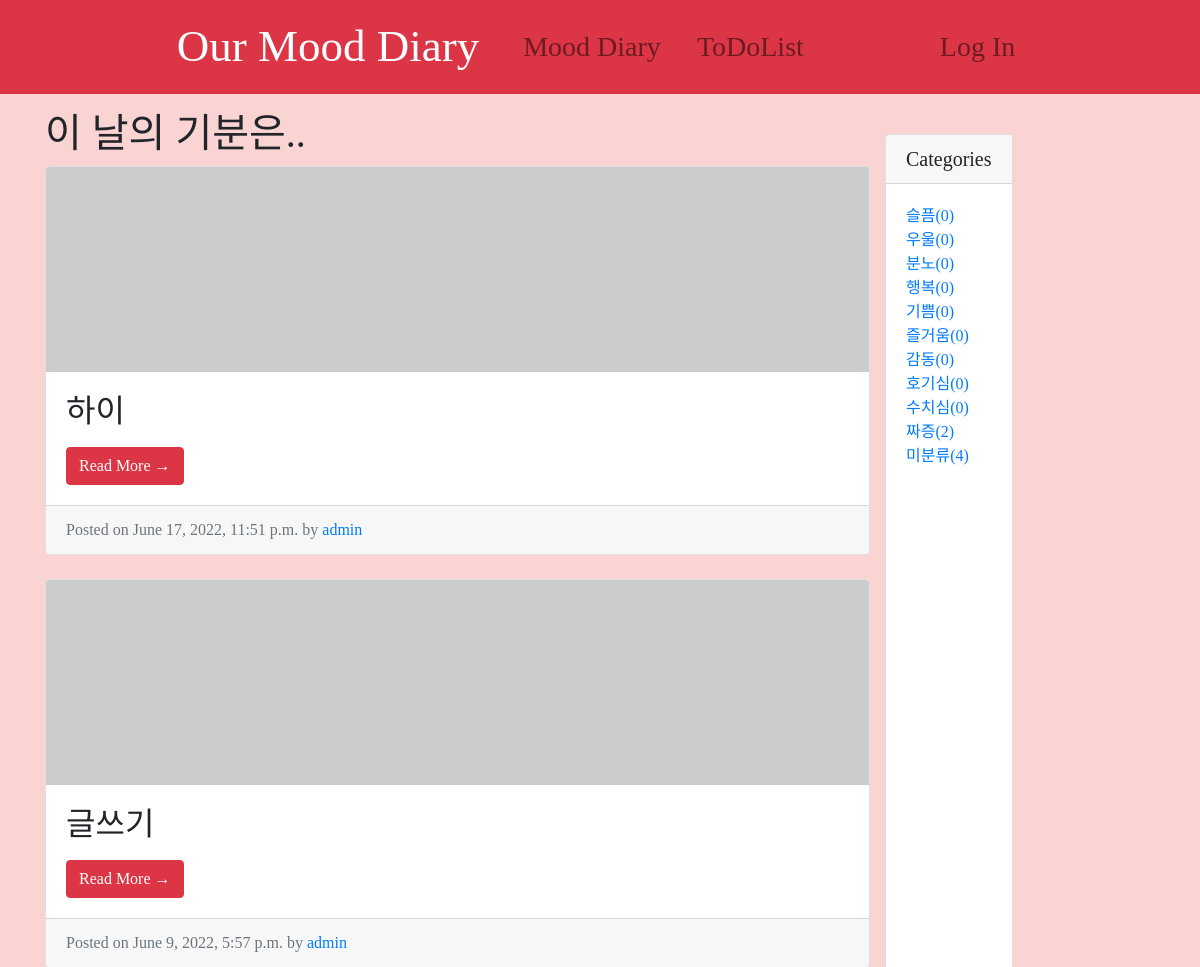
/diary/ (upper part), run on an earlier commit of the app's database.
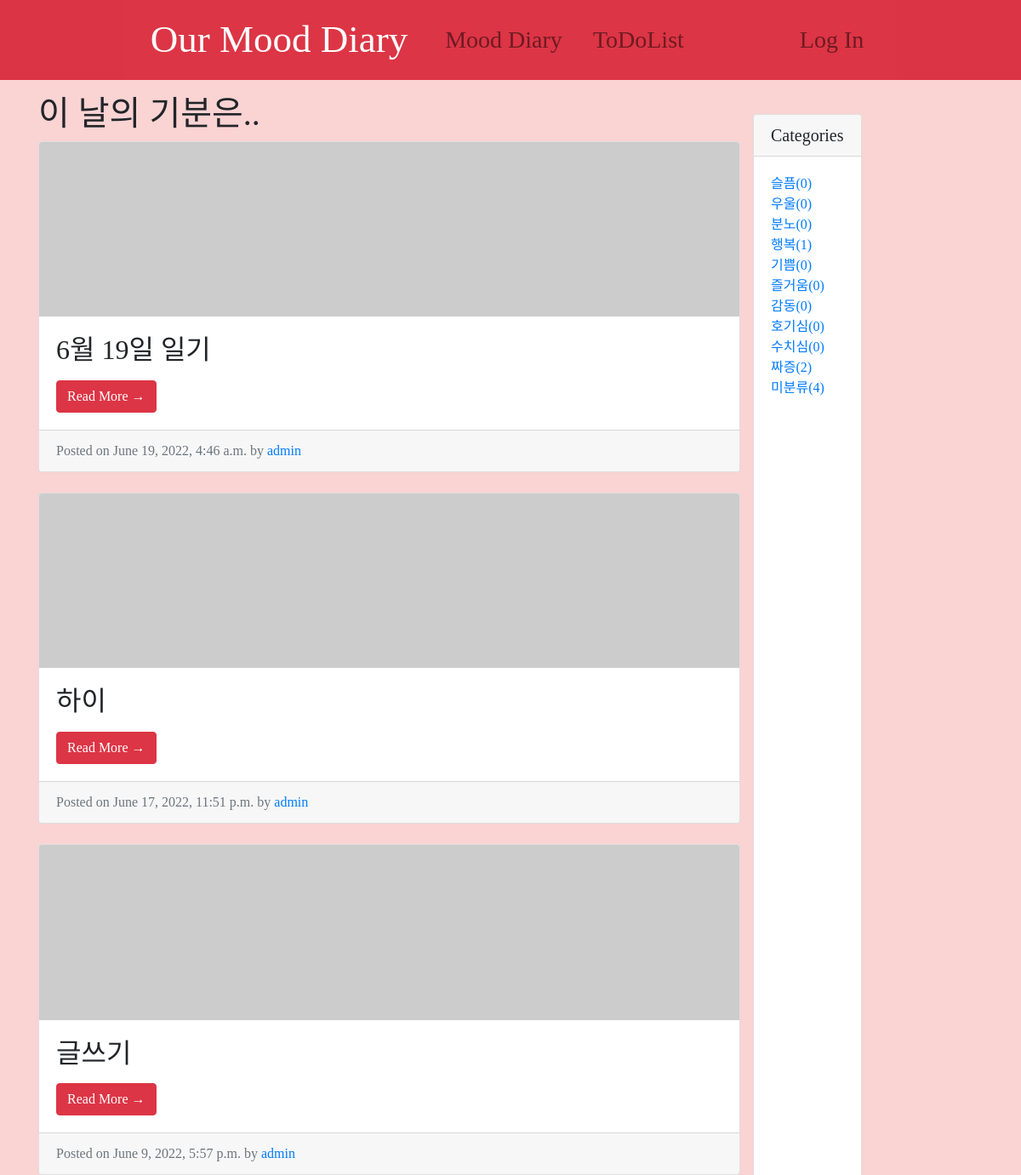
And on a later commit of the database.
### diary/models.py (models this page shows, shortened)
class Post(models.Model):
    title = models.CharField(max_length=30)
    tags = models.ManyToManyField(Tag, blank=True)
    content = MarkdownxField()
    hook_msg = models.TextField(blank=True)
    category = models.ForeignKey(Category, null=True, blank=True, on_delete=models.SET_NULL )
    created_at = models.DateTimeField(auto_now_add=True) #새로 작성했을 때 생성
    updated_at = models.DateTimeField(auto_now=True) # 수정했을 때 생성
    head_image = models.ImageField(upload_to='diary/images/%Y/%m/%d/', blank=True)
    file_upload = models.FileField(upload_to='diary/files/%Y/%m/%d', blank=True)
    author = models.ForeignKey(User, null=True, on_delete=models.SET_NULL)
    def get_absolute_url(self):
        return f'/diary/{self.pk}/'
    def get_content_markdown(self):
        return markdown(self.content)

class Category(models.Model):
    name = models.CharField(max_length=50, unique=True)
    slug = models.SlugField(max_length=200, unique=True, allow_unicode=True)
    class Meta:
        verbose_name_plural : 'Categories'
    def get_absolute_url(self):
        return f'/diary/category/{self.slug}/'

### diary/views.py (the view)
# urls.py: path('', views.PostList.as_view()),
class PostList(ListView):
    model = Post
    ordering = '-pk'
    def get_context_data(self, *, object_list=None, **kwargs):
        context = super(PostList, self).get_context_data()
        context['categories'] = Category.objects.all()
        context['no_category_post_count'] = Post.objects.filter(category=None).count()
        return context

### diary/templates/diary/post_list.html (shortened to what this page needs)
{% extends 'diary/base.html' %}
{% block main_area %}
                <h1>이 날의 기분은..
                </h1>
                {% for p in post_list %}
                <div class="card mb-4">
                    {% if p.head_image %}
                        <img class="card-img-top" src="{{ p.head_image.url }}" alt="Card image cap">
                        {% else %}
                        <img class="card-img-top" src="https://picsum.photos/seed/{{ p.pk }}/800/200" alt="Card image cap">
                    {% endif %}
                    <div class="card-body">
                        <h2 class="card-title">{{ p.title}}</h2>
                        <a href="{{ p.get_absolute_url }}" class="btn btn-danger">Read More &rarr;</a>
                    </div>
                    <div class="card-footer text-muted">
                        Posted on {{ p.created_at}} by
                        <a href="#">{{ p.author }}</a>
                    </div>
                </div>
                {% endfor %}
{% endblock %}

### diary/templates/diary/base.html (shortened to what this page needs)
<!DOCTYPE html>
<html>
{% load static %}
<head>
        <link rel="stylesheet" href="{% static 'diary/bootstrap/bootstrap.min.css' %}" media="screen">
        <link rel="stylesheet" href="{% static 'diary/css/diary-post.css' %}" media="screen">
</head>
<body>
    {% include 'diary/navbar.html' %}
    <div class="container my-3">
        <div class="row">
            <div class="col-md-8 col-lg-9">
                {% block main_area %}
                {% endblock %}
            </div>
                <div class="card my-4">
                    <h5 class="card-header">Categories</h5>
                    <div class="card-body">
                        <div class="row">
                            <div class="col-lg-12">
                                <ul class="list-unstyled mb-0">
                                    {% for c in categories %}
                                        <li>
                                            <a href="{{ c.get_absolute_url }}">{{ c.name }}({{ c.post_set.count }})</a>
                                        </li>
                                    {% endfor %}
                                    <li>
                                        <a href="/diary/category/no-category">미분류({{ no_category_post_count }})</a>
                                    </li>
                                </ul>
                            </div>
                        </div>
                    </div>
                </div>
            </div>
        </div>
</body>
</html>

### diary/templates/diary/navbar.html (shortened to what this page needs)
<div class="top_navbar">
    <nav class="navbar navbar-expand-lg navbar-light bg-danger ">
        <div class="container">
            <a id="title" class="navbar-brand " href="/">Our Mood Diary</a>
            <div class="collapse navbar-collapse" id="navbarNavDropdown">
                <ul class="navbar-nav">
                    <li class="nav-item">
                        <a class="nav-link" href="/diary/">Mood Diary</a>
                    </li>
                    <li class="nav-item">
                        <a class="nav-link" href="/todolist/">ToDoList</a>
                    </li>
                </ul>
            </div>
                <ul class="navbar-nav ml-auto">
                    <li id="login" class="nav-item float-right">
                        <a class="nav-link" href="#" data-toggle="modal" data-target="#loginModal">Log In</a>
                    </li>
                </ul>
                </div>
    </nav>
    </div>

### diary/static/diary/css/diary-post.css (style rules this page uses)
* { font-family: 'EarlyFontDiary'; }
body { background-color: #FAD3D3FF; font-family: 'EarlyFontDiary'; }
.top_navbar { display: flex; justify-content: center; background-color: #DB3545FF; }
#title { font-size: 45px; color: white; }
#login { margin-left: 100px ; font-size: 20px; }
.nav-link { font-size: 28px; margin-left: 20px; }

What changed in the data, as far as the page shows it:
added Post: title "6월 19일 일기", created_at "June 19, 2022, 4:46 a.m.", author "admin"
computed for Category "행복": post_set.count "0" → "1"
